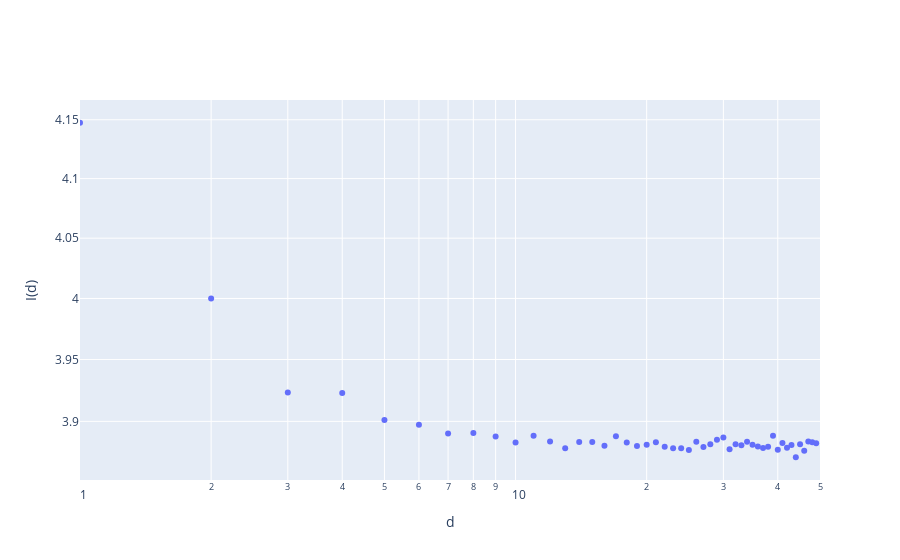

Write notebook code for a chart like this one.
### Code cell
fig = go.Figure()
fig.add_trace(go.Scatter(y=MI[1:], x=list(range(1, len(MI))), mode='markers'))
fig.update_layout(xaxis=dict(range=[0, np.log10(len(MI))]))
fig.update_layout(
    xaxis_title="d",
    xaxis_type="log",
    yaxis_title="I(d)",
    yaxis_type="log",
)
fig.show()

### Figure 1 — Plotly figure (JSON) as saved in the notebook; plotly's stock layout.template omitted (floating-point values rounded to 4 significant figures)
{"data": [{"mode": "markers", "type": "scatter", "x": [1, 2, 3, 4, 5, 6, 7, 8, 9, 10, 11, 12, 13, 14, 15, 16, 17, 18, 19, 20, 21, 22, 23, 24, 25, 26, 27, 28, 29, 30, 31, 32, 33, 34, 35, 36, 37, 38, 39, 40, 41, 42, 43, 44, 45, 46, 47, 48, 49], "y": [4.147, 4.0, 3.923, 3.923, 3.901, 3.897, 3.89, 3.891, 3.888, 3.883, 3.888, 3.884, 3.878, 3.884, 3.884, 3.88, 3.888, 3.883, 3.88, 3.881, 3.883, 3.88, 3.878, 3.878, 3.877, 3.884, 3.879, 3.882, 3.885, 3.887, 3.878, 3.882, 3.881, 3.884, 3.881, 3.88, 3.879, 3.88, 3.888, 3.877, 3.883, 3.879, 3.881, 3.871, 3.882, 3.876, 3.884, 3.883, 3.882]}], "layout": {"xaxis": {"range": [0, 1.699], "title": {"text": "d"}, "type": "log"}, "yaxis": {"title": {"text": "I(d)"}, "type": "log"}}}
